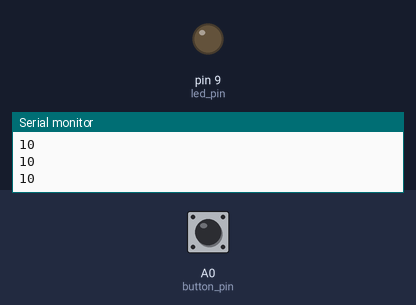
The sketch below on a simulated Arduino Uno, built with avr-gcc and run on an emulated ATmega328P. On the bench: output pins drawn as LEDs (lit = HIGH), the last lines printed to the serial monitor. Dashed ring = blinking. Inputs (shaded band) come from the test bench; at power-on: A0 (button_pin) HIGH.

Above: at 1.2 s.
1.3 s: A0 (button_pin) pulled LOW for 1 s
At 3.4 s:
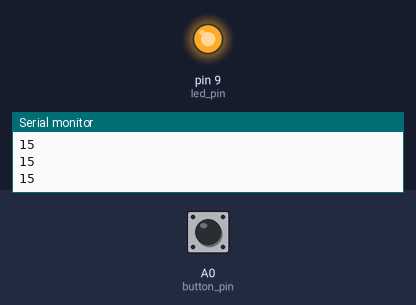
3.8 s: A0 (button_pin) pulled LOW for 3.2 s
At 4.1 s:
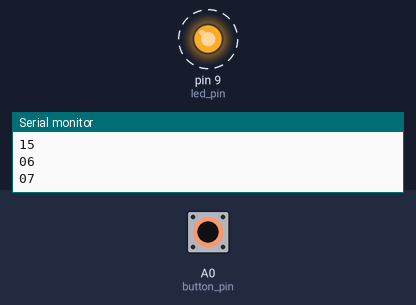
8.5 s: A0 (button_pin) pulled LOW for 0.25 s
At 9.6 s:
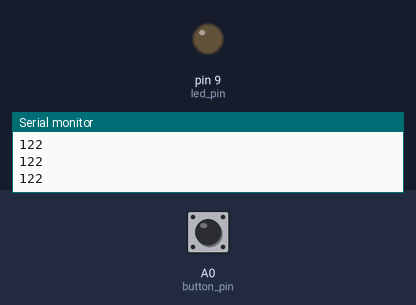
Timing chart, 0 to 11.5 s (numbered marks = the images above; inputs shaded):
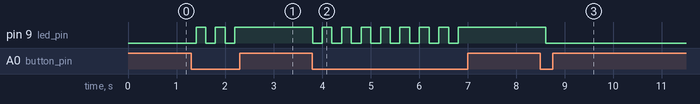

The sketch:

sketch_nov21c.ino
```cpp
int button_pin =  A0;
int button_val;

int led_pin = 9;

int count = 0;
void setup() {
  // put your setup code here, to run once:
  Serial.begin(9600);
  pinMode(button_pin, INPUT);
  pinMode(led_pin, OUTPUT);
}

void loop() {
  // put your main code here, to run repeatedly:
  button_val = digitalRead(button_pin);
  Serial.print(button_val);
  if(button_val == 0){
    count = count + 1;
  }
  Serial.println(count);
  if(count % 2 == 1){
    digitalWrite(led_pin,HIGH);
  }else{
    digitalWrite(led_pin,LOW);
  }
  if(count == 99) count = 0;
  delay(200);
}
```

Measured:
- after the input at 1.3 s, pin 9 (led_pin): alternates HIGH for 0.20 s and LOW for 0.20 s, 5 changes in all, then stays HIGH, starting after 0.10 s
- after the input at 3.8 s, pin 9 (led_pin): alternates HIGH for 0.20 s and LOW for 0.20 s, 16 changes in all, then stays HIGH, starting at once
- after the input at 8.5 s, pin 9 (led_pin): HIGH → LOW after 0.11 s
